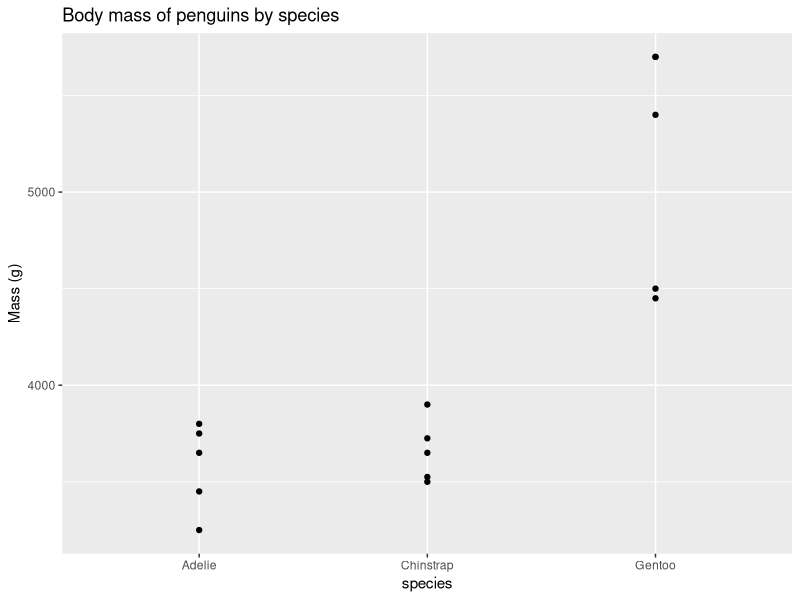
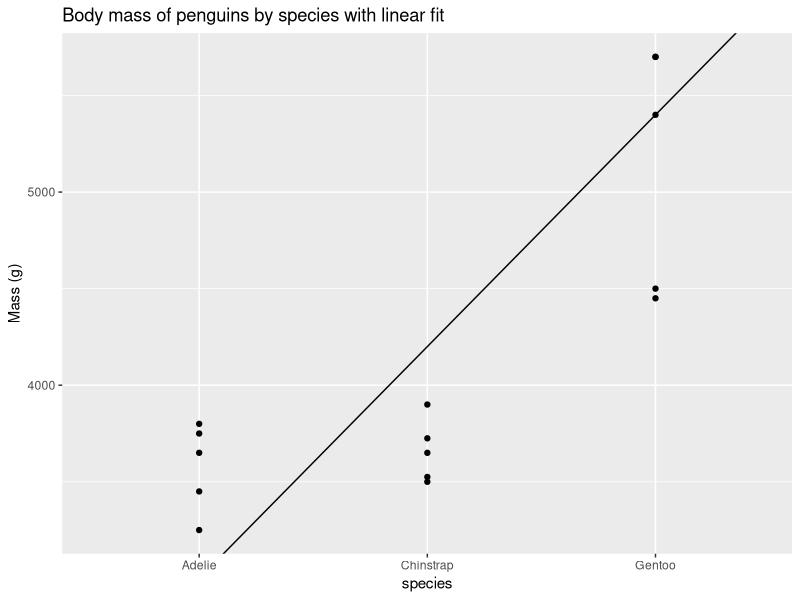
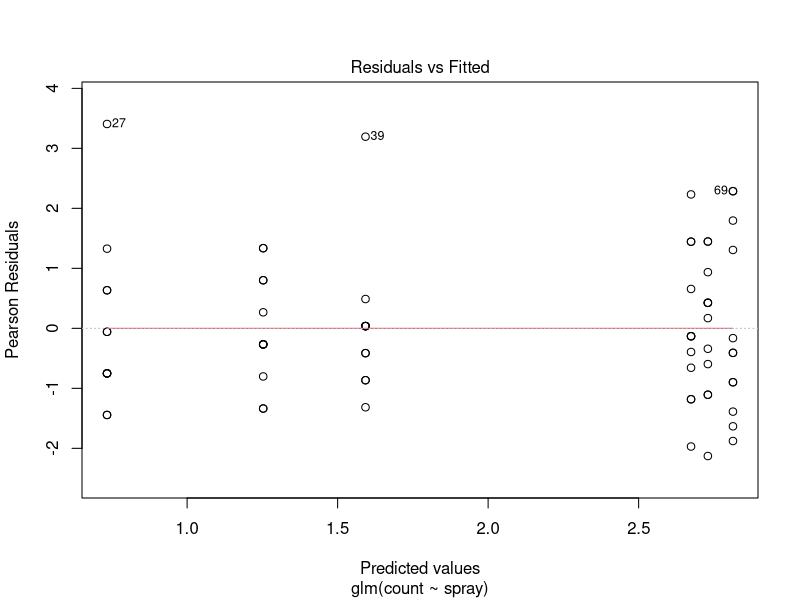
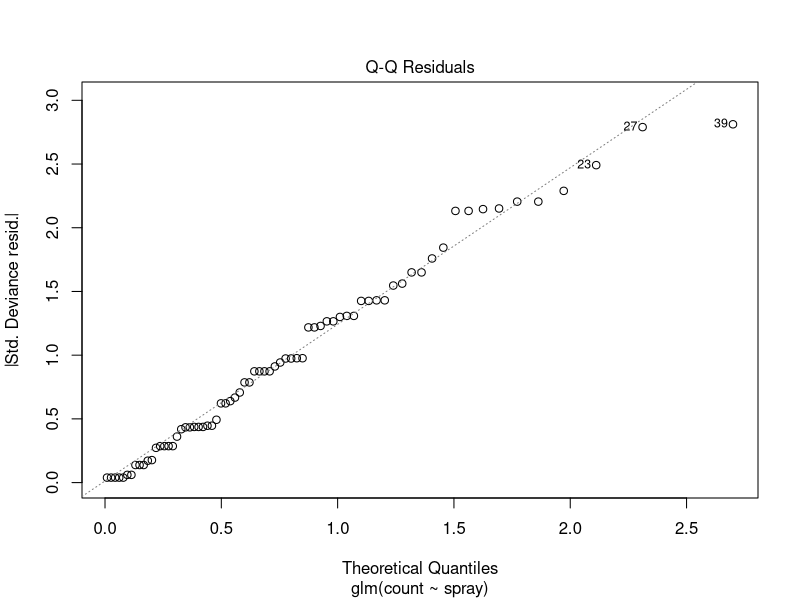
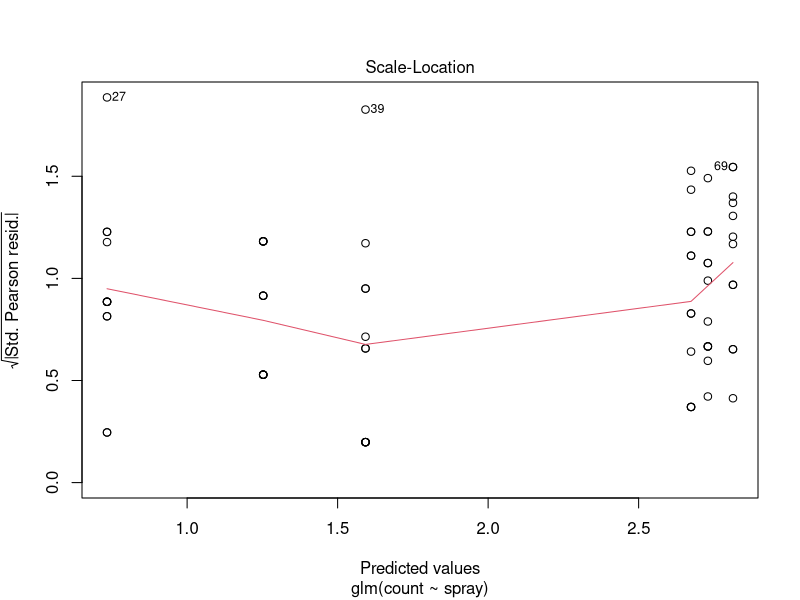
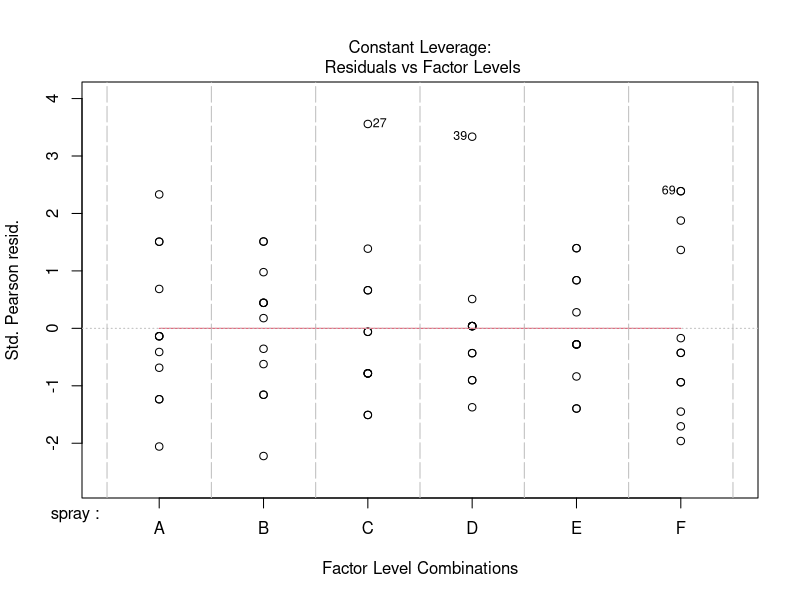

Write R code to recreate these figures, in order.
## ---- chunk 1
#| echo: false
#| include: false

# import packages and get a small version of the penguins data
library(palmerpenguins)
library(ggplot2)
library(dplyr)

data(penguins)
penguins_small = subset(penguins, !is.na(body_mass_g)) |>
  split(f=~species) |>
  lapply(function(x) subset(x, c(rep(TRUE, 5), rep(FALSE, nrow(x)-5)))) |>
  bind_rows()

# define a named sunm-to-zero contrast
named.contr.sum<-function(x, ...) {
    if (is.factor(x)) {
        x <- levels(x)
    } else if (is.numeric(x) & length(x)==1L) {
        stop("cannot create names with integer value. Pass factor levels")
    }
    x<-contr.sum(x, ...)
    colnames(x) <- apply(x,2,function(x) 
        paste(names(x[x>0]), "mean", sep="-")
    )
    x
}
## ---- chunk 2
ggplot(penguins_small) + 
  aes(x=species, y=body_mass_g) +
  geom_point() +
  ggtitle("Body mass of penguins by species") +
  ylab("Mass (g)")
## ---- chunk 3
ggplot(penguins_small) +
  aes(x=species, y=body_mass_g) +
  geom_point() +
  geom_abline(intercept=1800, slope=1200) +
  ggtitle("Body mass of penguins by species with linear fit") +
  ylab("Mass (g)")
## ---- chunk 4
cat("Mean mass by species:\n")
penguin_means = with(penguins_small, split(body_mass_g, species)) |>
  sapply(mean, na.rm=TRUE) |>
  round(2)
print(penguin_means)
## ---- chunk 5
penguin_lm = lm(body_mass_g ~ species, data=penguins_small)
summary(penguin_lm)
## ---- chunk 6
model.matrix(penguin_lm)
## ---- chunk 7
penguin_lm_stz = lm(body_mass_g ~ species, data=penguins_small, contrasts=list("species"=named.contr.sum))
summary(penguin_lm_stz)
model.matrix(penguin_lm_stz)
## ---- chunk 8

# compare preductions between the models with different contrasts:
pred_df = data.frame(species=c("Adelie", "Chinstrap", "Gentoo"))
predict(penguin_lm, pred_df)
predict(penguin_lm_stz, pred_df)
## ---- chunk 9
model_spray = glm(count ~ spray, data=InsectSprays, family='poisson')
summary(model_spray)
plot(model_spray)
